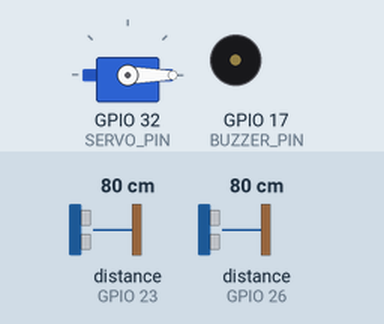
Recording of a sketch running on a simulated ESP32. Parts: servo, buzzer (waves = sounding, pin HIGH). Wiring (inferred from the names in the program): 2 × ultrasonic range finder: trigger GPIO 22, echo GPIO 23 / trigger GPIO 25, echo GPIO 26. Inputs (shaded band) come from the test bench; at power-on: distance to the obstacle (sensors on GPIO 23, GPIO 26) 80 cm. The echo pulse lasts 58.3 µs per cm; WiFi joins after 1.5 s; servers stay silent unless stated; the Firebase database answers and starts empty; pins used as bus, display or sensor lines are not drawn; what the sketch prints to the serial monitor is not drawn.

Above: at 1.55 s.
At 16.95 s:
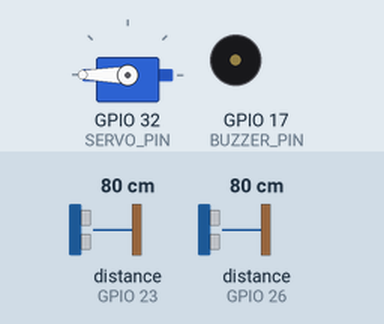
Timing chart, 0 to 21.6 s (numbered marks = the images above):
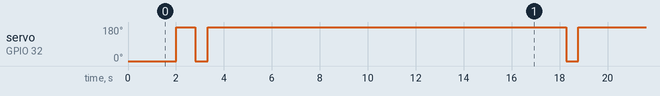

Measured:
- by itself, servo on GPIO 32 (SERVO_PIN): repeats every 15.5 s: 0° 0.51 s, 180° 14.9 s

The sketch:

servos.ino
```cpp
 #include <Servo_ESP32.h>
#include <WiFi.h>
#include <Firebase_ESP_Client.h>

#define TRIG_PIN  22  // ESP32 pin GIOP23 connected to Ultrasonic Sensor's TRIG pin
#define ECHO_PIN  23  // ESP32 pin GIOP22 connected to Ultrasonic Sensor's ECHO pin
#define SERVO_PIN 32  // ESP32 pin GIOP32 connected to Servo Motor's pin
#define DISTANCE_TH 20 // centimeters
#define TRIG_PIN1   25 // ESP32 pin GIOP26 connected to Ultrasonic Sensor's TRIG pin
#define ECHO_PIN1  26 // ESP32 pin GIOP25 connected to Ultrasonic Sensor's ECHO pin
#define BUZZER_PIN 17 // ESP32 pin GIOP17 connected to Piezo Buzzer's pin
#define DISTANCE_THRESHOLD 17 // centimeters
// The below are variables, which can be changed
float duration_us, distance_cm;
float duration, dis;

 Servo_ESP32 servo;
 // Provide the token generation process info.
#include <addons/TokenHelper.h>

// Provide the RTDB payload printing info and other helper functions.
#include <addons/RTDBHelper.h>

/* 1. Define the WiFi credentials */
#define WIFI_SSID "wifi"
#define WIFI_PASSWORD "*****"

// For the following credentials, see examples/Authentications/SignInAsUser/EmailPassword/EmailPassword.ino

/* 2. Define the API Key */
#define API_KEY "AIzaSyCdAAMbj7C2TcRx2MR7_3Lf0MKuy2eU-Rg"

/* 3. Define the RTDB URL */
#define DATABASE_URL "https://poubelleapp-fabb3-default-rtdb.firebaseio.com" //<databaseName>.firebaseio.com or <databaseName>.<region>.firebasedatabase.app

/* 4. Define the user Email and password that alreadey registerd or added in your project */
#define USER_EMAIL "nedraghdamsi4@gmail.com"
#define USER_PASSWORD "123456"

// Define Firebase Data object
FirebaseData fbdo;
FirebaseAuth auth;
FirebaseConfig config;
unsigned long sendDataPrevMillis = 0;
unsigned long count = 0;
void setup() {
  Serial.begin (115200);         // initialize serial port
  pinMode(TRIG_PIN1, OUTPUT);   // set ESP32 pin to output mode
  pinMode(ECHO_PIN1, INPUT);    // set ESP32 pin to input mode
  pinMode(BUZZER_PIN, OUTPUT); // set ESP32 pin to output mode
   Serial.begin (9600);       // initialize serial port
  pinMode(TRIG_PIN, OUTPUT); // set ESP32 pin to output mode
  pinMode(ECHO_PIN, INPUT);  // set ESP32 pin to input mode
  servo.attach(SERVO_PIN);   // attaches the servo on pin 9 to the servo object
  servo.write(0);
  Serial.begin(115200);

    WiFi.begin(WIFI_SSID, WIFI_PASSWORD);
    Serial.print("Connecting to Wi-Fi");
    while (WiFi.status() != WL_CONNECTED)
    {
        Serial.print(".");
        delay(300);
    }
    Serial.println();
    Serial.print("Connected with IP: ");
    Serial.println(WiFi.localIP());
    Serial.println();

    Serial.printf("Firebase Client v%s\n\n", FIREBASE_CLIENT_VERSION);

    /* Assign the api key (required) */
    config.api_key = API_KEY;

    /* Assign the user sign in credentials */
    auth.user.email = USER_EMAIL;
    auth.user.password = USER_PASSWORD;

    /* Assign the RTDB URL (required) */
    config.database_url = DATABASE_URL;

    /* Assign the callback function for the long running token generation task */
    config.token_status_callback = tokenStatusCallback; // see addons/TokenHelper.h

    // Or use legacy authenticate method
    // config.database_url = DATABASE_URL;
    // config.signer.tokens.legacy_token = "<database secret>";

    Firebase.begin(&config, &auth);

    // Comment or pass false value when WiFi reconnection will control by your code or third party library
    Firebase.reconnectWiFi(true);
}

void loop() {
  // generate 10-microsecond pulse to TRIG pin
  digitalWrite(TRIG_PIN1, HIGH);
  delayMicroseconds(10);
  digitalWrite(TRIG_PIN1, LOW);

  // measure duration of pulse from ECHO pin
  duration_us = pulseIn(ECHO_PIN1, HIGH);
  // calculate the distance
  distance_cm = 0.034*duration_us/2.0;

  // print the value to Serial Monitor
  Serial.print("distance: ");
  Serial.print(distance_cm);
  Serial.println(" cm");

  delay(500);
    // generate 10-microsecond pulse to TRIG pin
  digitalWrite(TRIG_PIN, HIGH);
  delayMicroseconds(10);
  digitalWrite(TRIG_PIN, LOW);

  // measure duration of pulse from ECHO pin
  duration = pulseIn(ECHO_PIN, HIGH);
  // calculate the distance
  dis = 0.034 * duration/2;

  if (dis <=DISTANCE_TH)
    servo.write(0); // rotate servo motor to 0 degree
  else
    servo.write(180);  // rotate servo motor to 180 degree

  // print the value to Serial Monitor
  Serial.print("distance2: ");
  Serial.print(dis);
  Serial.println(" cm");

  delay(500);
  if (Firebase.ready() && (millis() - sendDataPrevMillis > 15000 || sendDataPrevMillis == 0))
    {
        sendDataPrevMillis = millis();

        FirebaseJson json;
        json.setDoubleDigits(3);
        json.add("value",distance_cm );

        Serial.printf("Set json... %s\n", Firebase.RTDB.setJSON(&fbdo, "/test/json", &json) ? "ok" : fbdo.errorReason().c_str());
if (Firebase.RTDB.getInt(&fbdo,"test/json/ouvrir")){
Serial.println("PASSED");
Serial.println("PATH: "+fbdo.dataPath());
Serial.println("PATH: "+fbdo.dataType());
Serial.println(fbdo.intData());
if (fbdo.intData()==1)
 servo.write(0);
else
 servo.write(0);

}


}


}
```
